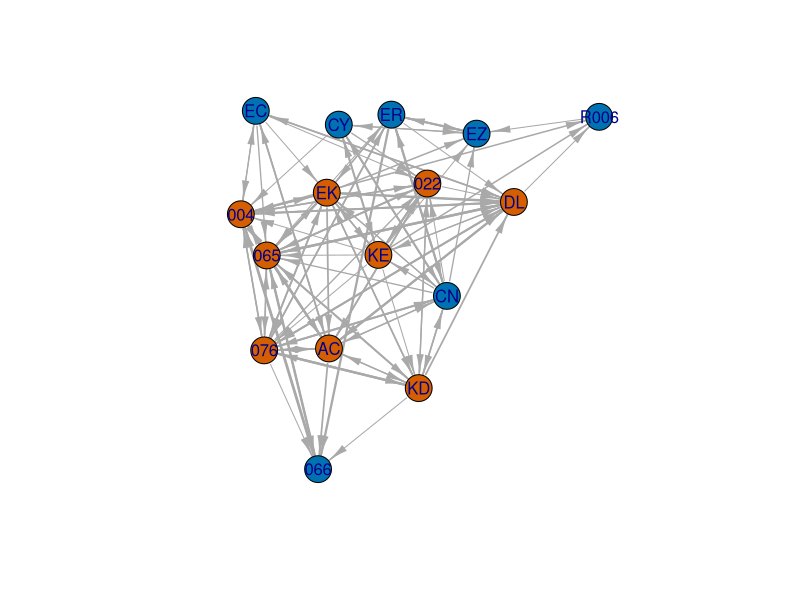
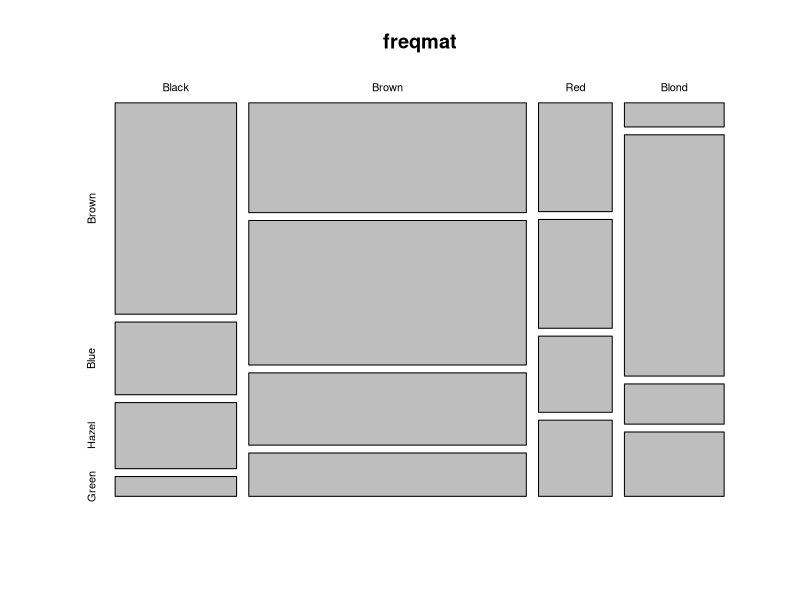
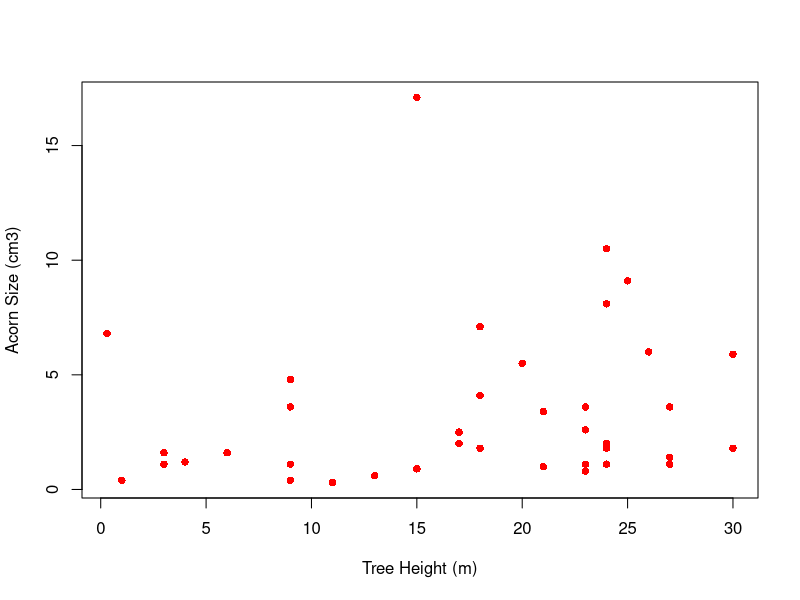
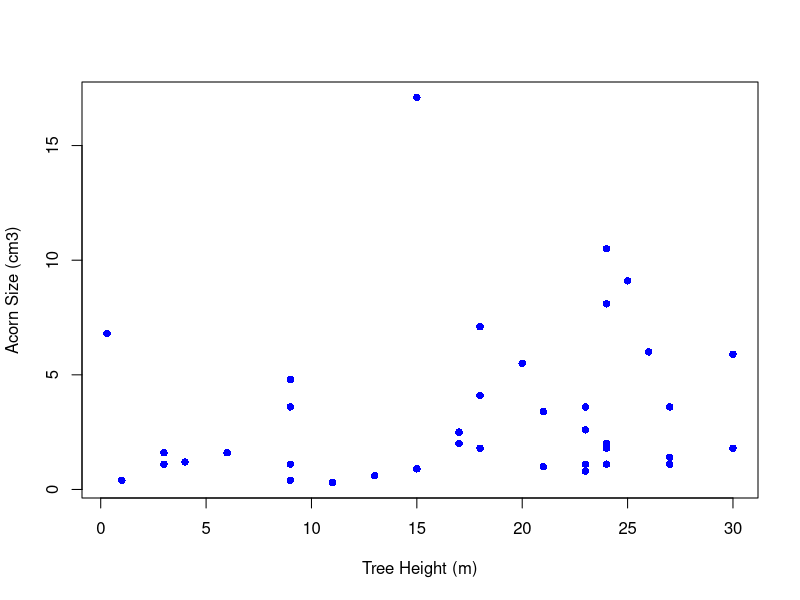
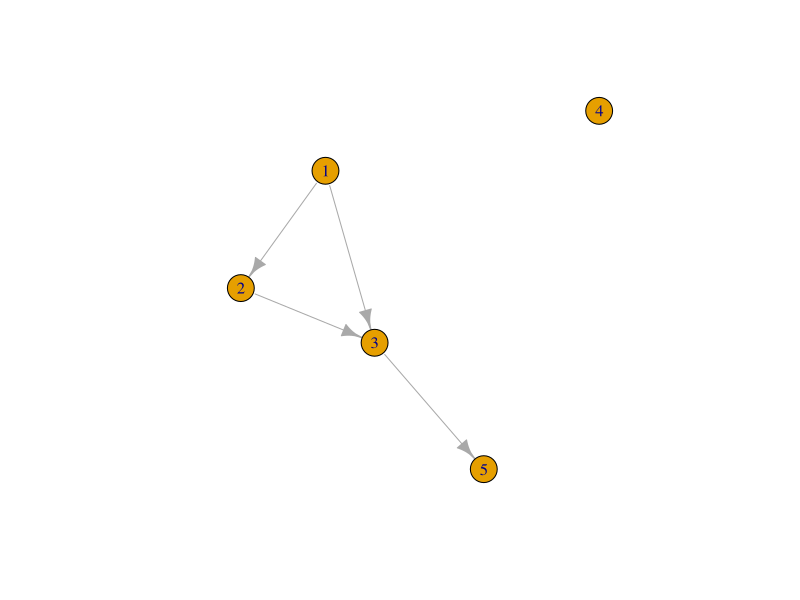

The R script that drew these images, in order:
## ---- chunk 1
#| fig-cap: "Rhesus monkey grooming network (Slade 1972)."
#| warning: false
#| message: false

require(igraph)
rhesus <- read.table("./data/sade1.txt", skip=1, header=FALSE)
rhesus <- as.matrix(rhesus)
nms <- c("066", "R006", "CN", "ER", "CY", "EC", "EZ", "004", "065", "022", "076", 
         "AC", "EK", "DL", "KD", "KE")
sex <- c(rep("M",7), rep("F",9))
dimnames(rhesus)[[1]] <- nms
dimnames(rhesus)[[2]] <- nms
grhesus <- graph_from_adjacency_matrix(rhesus, weighted=TRUE)
V(grhesus)$sex <- sex

rhesus.layout <- layout.kamada.kawai(grhesus)
plot(grhesus, 
     edge.width=log10(E(grhesus)$weight)+1, 
     edge.arrow.width=0.5,
     vertex.label=V(grhesus)$name,
     vertex.label.family="Helvetica",
     vertex.color=as.numeric(V(grhesus)$sex=="F")+5, 
     layout=rhesus.layout)
## ---- chunk 2
# a comment
x <- c(1,2,3)
(y <- c(4,5,6))
## ---- chunk 3
# addition
2+2
# multiplication
2*3
a <- 2
b <- 3
a*b
# division
2/3
b/a
1/b/a
# note order of operations!
1/(b/a)
# parentheses can override order of operations
# an exponential
exp(-2)
# why we age
r <- 0.02
exp(-r*45)
# something more tricky
exp(log(2))
# generate 20 normally distributed random numbers
rnorm(20)
## ---- chunk 4
# it looks like an integer, but don't be fooled!
a <- 2
is.numeric(a)
is.integer(a)
is.double(a)
## ---- chunk 5
a <- 2L
is.integer(a)
## ---- chunk 6
(countries <- c("Uganda", "Tanzania", "Kenya", "Rwanda"))
as.character(1:5)
## ---- chunk 7
countries <- factor(c("Uganda", "Tanzania", "Kenya", "Rwanda"))
countries
# a trick to get some insight into how factors are handled by R
unclass(countries)
countries1 <- c("Uganda", "Tanzania", "Kenya", "Rwanda")
countries1 == unclass(countries1)
countries == unclass(countries)
## ---- chunk 8
t.or.f <- c(T,F,F,T,T)
is.logical(t.or.f)
aaa <- c(1,2,3,4,5)
# subset
aaa[t.or.f]
## ---- chunk 9
child1 <- list(name="mary", child.age=6,
status="foster",mother.alive=F, father.alive=T, parents.ages=c(24,35))
str(child1)
## ---- chunk 10
countries <- factor(c("Uganda", "Tanzania", "Kenya", "Rwanda"))
as.character(countries)
as.numeric(countries)
# werk it backwards
countries1 <- c("Uganda", "Tanzania", "Kenya", "Rwanda")
as.factor(countries1)
# sometimes you want your numbers to actually be strings (e.g., when you make labels or column names)
as.character(1:5)
# there actually is an integer class; it just doesn't get used much at all
a <- 2
is.integer(a)
is.integer(as.integer(a))
## ---- chunk 11
( manual <- c(1,3,5,7,9))
( count <- 1:20 )
( ages <- seq(0,85,by=5) )
( ones <- rep(1,10) )
( fourages <- rep(c(1,2),c(5,10)) )
( equalspace <- seq(1,5, length=20) )
## ---- chunk 12
rep(2,10)
rep(c(1,2),10)
rep(c(1,2), c(5,10))
rep("R roolz!", 3)
## ---- chunk 13
# age distribution of Gombe chimps in 1980 and 1986
cx1980 <- c(7, 13, 8, 13, 5, 35, 9)
cx1988 <- c(9, 11, 15, 8, 9, 38, 0)
( C <- cbind(cx1980, cx1988) )
# another way
C <- c(cx1980, cx1988)
(  C <- matrix(C, nrow=7, ncol=2) )
## ---- chunk 14
# age distribution at Tai; Boesch uses fewer age classes
cxboesch <- c(18,10,15,30)
( C <- cbind(C,cxboesch) )
## ---- chunk 15
( X <- matrix(1,nr=3,nc=3) )
## ---- chunk 16
# cross-classified data on hair/eye color 
freq <- c(32,11,10,3,  38,50,25,15,  10,10,7,7,  3,30,5,8)
hair <- c("Black", "Brown", "Red", "Blond")
eyes <- c("Brown", "Blue", "Hazel", "Green")
freqmat <- matrix(freq, nr=4, nc=4, byrow=TRUE)
dimnames(freqmat)[[1]] <- hair
dimnames(freqmat)[[2]] <- eyes
freqmat
# might as well do something with it
mosaicplot(freqmat)
## ---- chunk 17
# five columns of data
satu <- c(1,2,3,4,5)
dua <- c("a","b","c","d","e")
tiga <- sample(c(TRUE,FALSE),5,replace=TRUE)
empat <- LETTERS[7:11]
lima <- rnorm(5)
# construct a data frame
(collection <- data.frame(satu,dua,tiga,empat,lima))
# extract the third variable
collection$tiga
## ---- chunk 18
getwd()
#setwd("/Users/jhj1/Projects/git/AABA2023_Workshop/Markdown")
## can't actually change it because it screws up the rendering!
## ---- chunk 19
# read a space-delimitted file (a sociomatrix of kids 17 kids aggressive acts toward each other)
(kids <- read.table("./data/strayer_strayer1976-fig2.txt", header=FALSE))
## ---- chunk 20
quercus <- read.delim("./data/quercus.txt", skip=24, sep="\t", header=TRUE)
head(quercus)
## ---- chunk 21
objects()
rm(aaa)
rm(list=ls())
objects()
## ---- chunk 22
## load it again because we cleared all objects!
quercus <- read.delim("./data/quercus.txt", skip=24, sep="\t", header=TRUE)
plot(quercus$tree.height, quercus$acorn.size, pch=16, col="red", xlab="Tree Height (m)", ylab="Acorn Size (cm3)")
## ---- chunk 23
with(quercus, plot(tree.height, acorn.size, pch=16, col="blue", xlab="Tree Height (m)", ylab="Acorn Size (cm3)"))
## ---- chunk 24
myvec <- c(1,2,3,4,5,6,66,77,7,8,9,10)
myvec[1]
myvec[1:5]
myvec[-1]
myvec[-(1:5)]
# try without the parentheses
#myvec[-1:5]
myvec[c(2,5,1,11)]
## ---- chunk 25
dim(quercus)
size <- quercus$acorn.size
size[1:3] #first 3 elements
size[17]  #only element 17
size[-39] #all but the last element
size[c(3,6,9)] # elements 3,6,9
size[quercus$Region=="California"] # use a logical test to subset
quercus[3,4] # access an element of an array or data frame by X[row,col]
quercus[,"tree.height"]
## ---- chunk 26
myvec <- c(1,2,3,4,5,6,66,77,7,8,9,10)
myvec <- myvec[myvec<=10]
myvec
x <- 1:7
# elements that are greater than 2 but less than 6
(x>2) & (x<6)
## ---- chunk 27
is.even <- rep(c(FALSE, TRUE),5)
(evens <- myvec[is.even])
## ---- chunk 28
aaa <- c(1,2,3,NA,4,5,6,NA,NA,7,8,9,NA,10)
aaa <- aaa[!is.na(aaa)]
aaa
## ---- chunk 29
aaa <- c(1,2,3,NA,4,5,6,NA,NA,7,8,9,NA,10)
is.na(aaa)
!is.na(aaa)
## ---- chunk 30
# generate 100 Poisson random numbers with mean/variance=5
aaa <- rpois(100,5)
table(aaa)
## ---- chunk 31
donner <- read.table("./data/donner.dat", header=TRUE, skip=2)
# survival=0 == died; male=0 == female
with(donner, table(male,survival))
# table along 3 dimensions
with(donner, table(male,survival,age))
cage <- rep(0,length(donner$age))
# simplify by defining 2 age classes: over/under 25
cage[donner$age<=25] <- 1
cage[donner$age>25] <- 2
donner <- data.frame(donner,cage=cage)
with(donner, table(male,survival,cage))
## ---- chunk 32
aaa <- rpois(100,5)
sort(aaa)
# decreasing order
sort(aaa,decreasing=TRUE)
## ---- chunk 33
# five columns of data again
satu <- c(1,2,3,4,5)
dua <- c("a","b","c","d","e")
tiga <- sample(c(TRUE,FALSE),5,replace=TRUE)
empat <- LETTERS[7:11]
lima <- rnorm(5)
# construct a data frame
(collection <- data.frame(satu,dua,tiga,empat,lima))
o <- order(collection$lima)
collection[o,]
## ---- chunk 34
## load it again because we cleared all objects!
kids <- read.table("./data/strayer_strayer1976-fig2.txt", header=FALSE)
kid.names <- c("Ro","Ss","Br","If","Td","Sd","Pe","Ir","Cs","Ka",
                "Ch","Ty","Gl","Sa", "Me","Ju","Sh")
colnames(kids) <- kid.names
rownames(kids) <- kid.names
kids
## ---- chunk 35
# cross-tabulation of sex partners by race/ethnicity from NHSLS
sextable <- read.csv("./data/nhsls_sextable.txt", header=FALSE)
dimnames(sextable)[[1]] <- c("white","black","hispanic","asian","other")
dimnames(sextable)[[2]] <- c("white","black","hispanic","asian","other")
# take a peek at it
sextable
# calculate marginals
(row.sums <- apply(sextable,1,sum))
(col.sums <- apply(sextable,2,sum))
# using sapply() gives similar output
sapply(sextable,sum)
# create a list -- each element of the list has a different length
aaa <- list(alpha = 1:10, beta = rnorm(50), x = sample(1:100, 100, replace=TRUE))
lapply(aaa,mean)
# more compact as a vector
sapply(aaa,mean)
# compare the output of sapply() to lapply()
lapply(sextable,sum)
## ---- chunk 36
(coin <- sample(c("heads","tails"),1))
if(coin=="tails") b <- 1 else b <- 0
b
## ---- chunk 37
x <- 4:-2
# sqrt(x) produces warnings, but using ifelse to check works without producing warings
sqrt(ifelse(x >= 0, x, NA))
## ---- chunk 38
x <- 1:5
for(i in 1:5) print(x[i])
## ---- chunk 39
#| warning: false
#| message: false
library(igraph)
# might as well do something with it
# a small graph
g <- make_graph( c(1,2, 1,3, 2,3, 3,5), n=5 )
plot(g)
